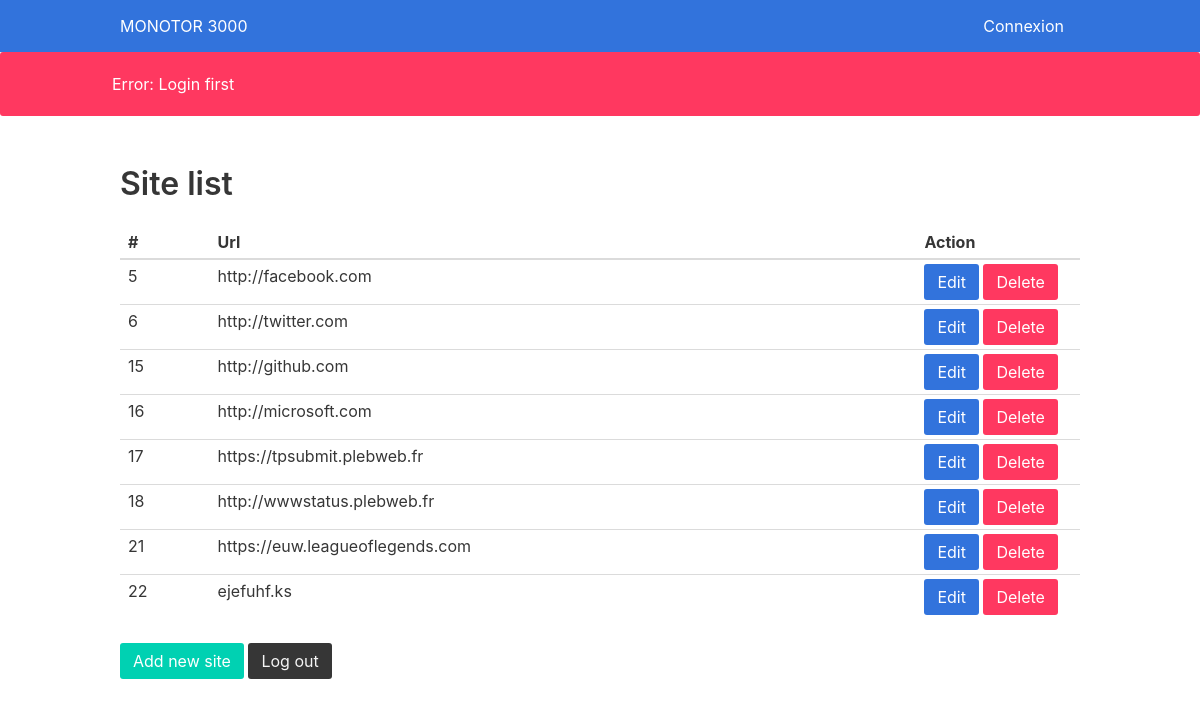
/admin, run on an earlier commit of the app's database.
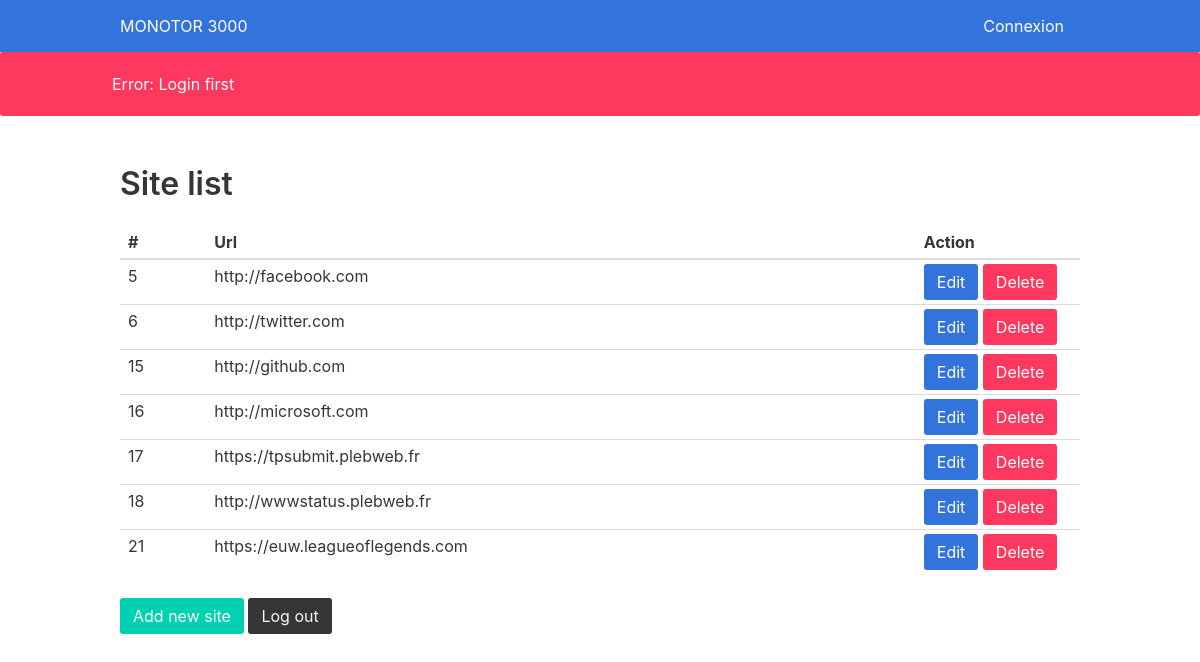
And on a later commit of the database.
### tables this page shows
CREATE TABLE "site"
(
    id INTEGER PRIMARY KEY AUTOINCREMENT,
    url VARCHAR(200) DEFAULT empty
);

### app.py (the view)
@app.route('/admin')
def admin():
    check_login()
    sites = sql_obj.get_all_data_site()
    return render_template('admin/admin.html', sites=sites)

### SQLRequest.py (called while the page is built)
    def exe_sql(self, query, commit=False):
        req = sqlite3.connect(self.app.config['BDD']).execute(query)
        if commit:
            req.execute("COMMIT ")
        return req

    def get_all_data_site(self):
        sites = self.exe_sql("SELECT * FROM site")
        return sites.fetchall()

### app.py (called while the page is built)
def check_login():
    if not session.get('is_login'):
        flash('Error: Login first')
        return redirect(url_for('login'))

### templates/admin/admin.html (shortened to what this page needs)
{% extends 'layout.html' %}
{% block body %}
    <h1 class="title">Site list</h1>
    <table class="table is-narrow is-fullwidth">
        <thead>
        <tr>
            <th>#</th>
            <th>Url</th>
            <th>Action</th>
        </tr>
        </thead>
        <tbody>
        {% for site in sites %}
            <tr>
                <td style="padding-right: 50px">{{ site[0] }}</td>
                <td style="padding-right: 350px">{{ site[1] }}</td>
                <td style="padding-right: 0">
                    <a class="button is-link" href="{{ url_for('edit_site', id_site=site[0]) }}">Edit</a>
                    <a class="button is-danger" href="{{ url_for('delete_site', id_site=site[0]) }}">Delete</a></td>
            </tr>
        {% endfor %}
        </tbody>
    </table>
    <a href="{{ url_for('new_site') }}" class="button is-primary">Add new site</a>
    <a href="{{ url_for('logout') }}" class="button is-dark">Log out</a>
{% endblock %}

### templates/layout.html (shortened to what this page needs)
<!DOCTYPE html>
<html lang="en">
<head>
    <link rel="stylesheet" href="{{ url_for('static', filename = 'bulma.min.css') }}">
    <link rel="stylesheet" href="{{ url_for('static', filename = 'custom.css') }}">
</head>
<body>
<nav class="navbar has-shadow is-link">
    <div class="container">
        <div class="navbar-brand">
            <a class="navbar-item" href="/">
                MONOTOR 3000
            </a>
        </div>
        <div class="navbar-end">
            {% if session.get('is_login') %}
                <div class="navbar-item has-dropdown is-hoverable">
                    <label class="navbar-link">Administration</label>
                    <div class="navbar-dropdown">
                        <a href="{{ url_for('admin') }}" class="navbar-item">
                            Main panel
                        </a>
                        <hr class="navbar-divider">
                        <a href="{{ url_for('logout') }}" class="navbar-item">
                            Log out
                        </a>
                    </div>
                </div>
            {% else %}
                <a class="navbar-item" href="{{ url_for('login') }}">Connexion</a>
            {% endif %}
        </div>
    </div>
</nav>
{% with messages = get_flashed_messages() %}
    {% if messages %}
        <ul>
            {% for message in messages %}
                {% if "Error" in message %}
                    <div class="notification is-danger">
                {% else %}
                    <div class="notification is-info">
                {% endif %}
            <div class="container">
                {{ message }}
            </div>
            </div>
            {% endfor %}
        </ul>
    {% endif %}
{% endwith %}
<div class="container" id="corps">
    {% block body %}{% endblock %}
</div>
</body>
</html>

### static/custom.css (style rules this page uses)
div#corps { padding-top: 50px; }

What changed in the data, as far as the page shows it:
removed site: id "22", url "ejefuhf.ks"
